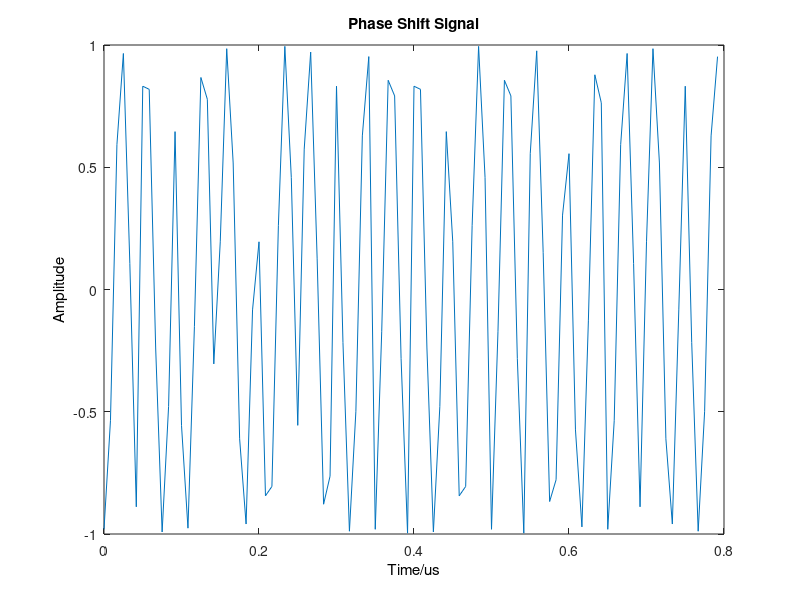
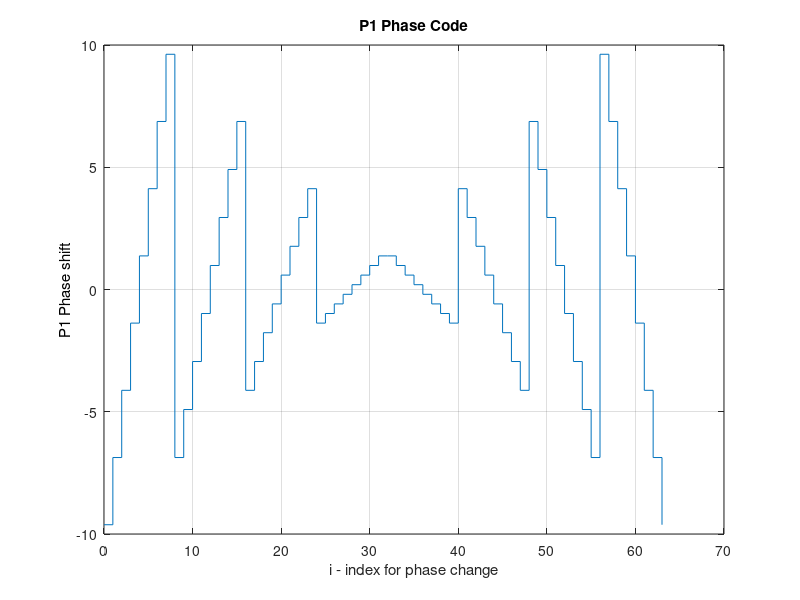
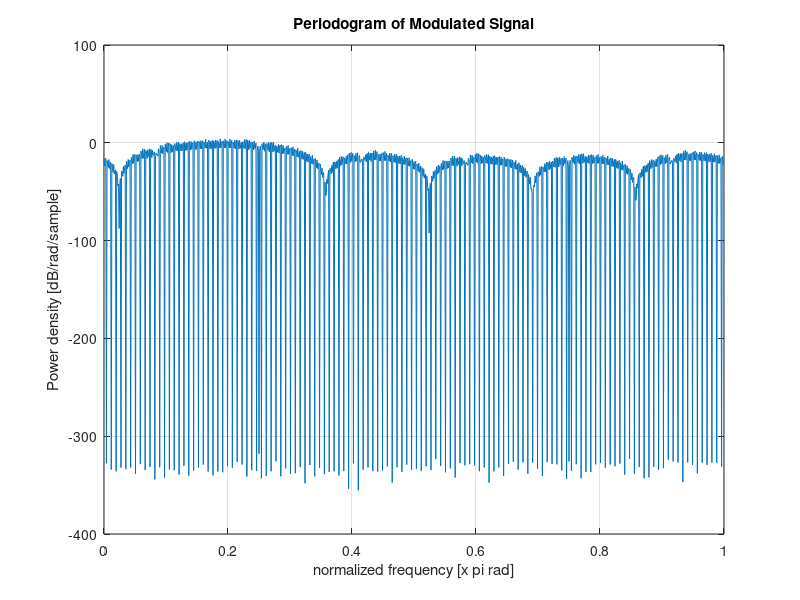

The MATLAB script that drew these images, in order:
%function x = P2_Code()
%myFun - Description
%This code is for generating P2 Code. 
% Syntax: x = P2_Code()
%
% Long description

close all;
clear;
    
fs = 1200e6; Ts = 1/fs;                    %sample frequency 
fc = fs/6 + rand*(fs/5-fs/6);            %carrier frequency
M = 2*randi(2)+4;                          %random # of code phases                     
A = 1;                                   %Amplitude
SAR = ceil(fs/fc);                       %sampling ratio
N = 512 + randi(1920-512);               %length of samples
P = fix(N/(M*M*SAR));                    %periods of codes

%Generating the phase matrix
for i = 1:M
    for j = 1:M
       phi(i,j)=-pi/(2*M)*[2*i-1-M]*[2*j-1-M];       
    end    
end


index = 0;
for i = 1:M
    for j = 1:M
        for n = 1:SAR
            I(index+1)=A*cos(2*pi*fc*(n-1)*Ts+phi(i,j));
            Q(index+1)=A*sin(2*pi*fc*(n-1)*Ts+phi(i,j));
            index = index + 1;        
        end
    end    
end


temp1 = I; I=[];
temp2 = Q; Q=[];
for i =1:P
    I =[I temp1];
    Q =[Q temp2];
end

t = 0:Ts:P*M*M*SAR*Ts-Ts;                    %setup time vector


S = I+sqrt(-1).*Q; %modulated signal
phase_signal = angle(S);

figure(1);
t_plot = t(1:floor(length(t)/M)); %for plotting using a small fraction of t
I_plot = I(1:floor(length(I)/M));
plot(t_plot*10e6,I_plot);
set(get(gca, 'Title'), 'String', 'Phase Shift Signal');
set(get(gca, 'XLabel'), 'String', 'Time/us');
set(get(gca, 'YLabel'), 'String', 'Amplitude');


figure(2);
nn = 0;
for ii=1:M
    for jj=1:M
        nn=nn+1;
        phi2(nn)=phi(ii,jj);
    end
end
xx = 0:length(phi2)-1;
stairs(xx,phi2);grid;
set(get(gca, 'Title'), 'String', 'P1 Phase Code');
xlabel('i - index for phase change');
set(get(gca, 'YLabel'), 'String', 'P1 Phase shift');

figure(3);
periodogram(S);
set(get(gca, 'Title'), 'String', 'Periodogram of Modulated Signal');



sprintf('The number of code phases is %g', M)
sprintf('The carrier frequency is %g', fc)
sprintf('The number of samples is %g', P*M*M*SAR)
%end

